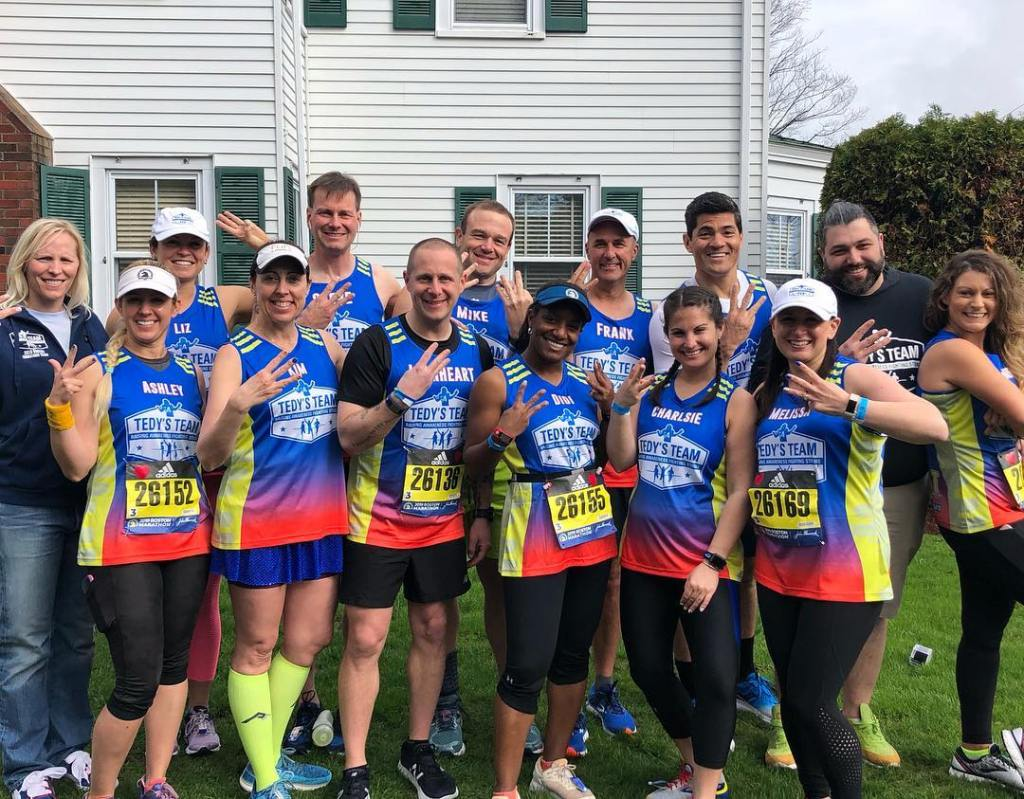
#> input picture image/marathon_01.jpg, 1024 x 799 px
$ python 201face_detection.py
#> lines starting #> are read from the running program, lines starting #| are printed output that depends on the picture; after the words box and inside, x2 and y2 are one past the last pixel; in counts of white or black regions, pixels touching at a corner belong together
import cv2
import numpy as np


# print("OpenCV version:")
# print(cv2.__version__)

img = cv2.imread("image/marathon_01.jpg")
#> img is the input picture: shape (799, 1024, 3); mean B, G, R 112.8, 114.2, 119.7
print("width: {} pixels".format(img.shape[1]))
#| width: 1024 pixels
print("height: {} pixels".format(img.shape[0]))
#| height: 799 pixels
print("channels: {}".format(img.shape[2]))
#| channels: 3

(height, width) = img.shape[:2]
#> height = 799; width = 1024

cv2.imshow("Original Image", img)

# ******************************************

face_cascade_name = '../opencv/haarcascades/haarcascade_frontalface_alt.xml' #face haar
eyes_cascade_name = '../opencv/haarcascades/haarcascade_eye_tree_eyeglasses.xml' #eyes haar

face_cascade = cv2.CascadeClassifier() #함수 지정 [face]
eyes_cascade = cv2.CascadeClassifier() #함수 지정 [eyes]

def detectAndDisplay(frame):
    frame_gray = cv2.cvtColor(frame, cv2.COLOR_BGR2GRAY) #그레이로 전환
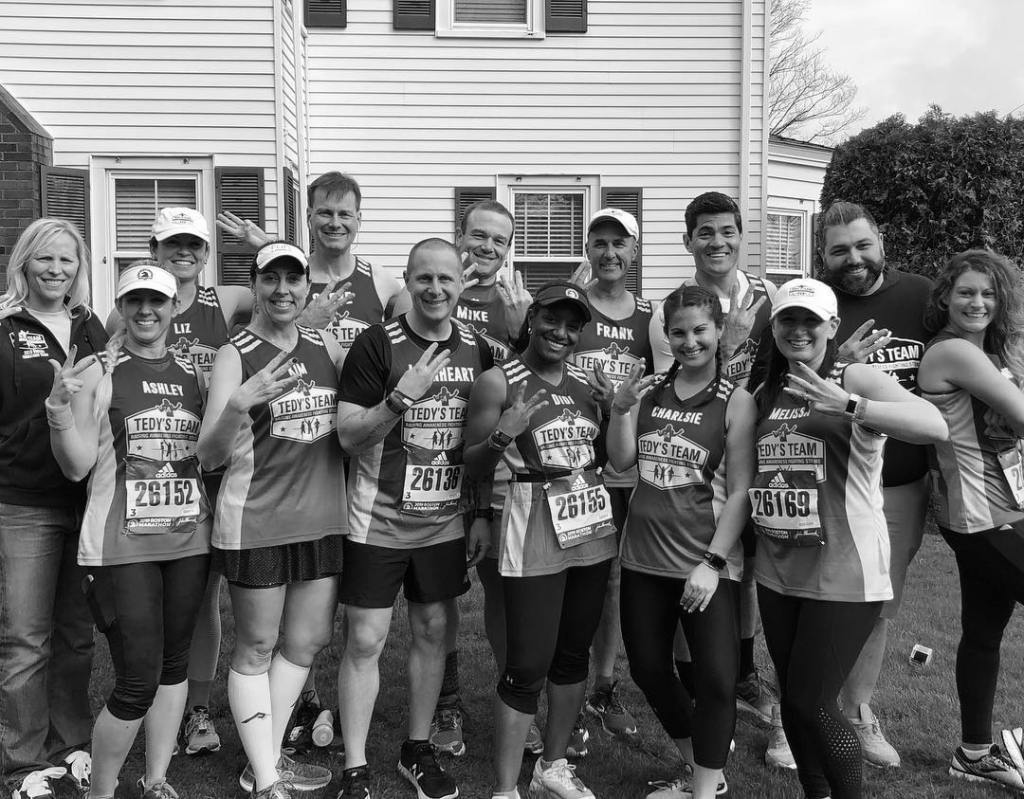
#> frame_gray: shape (799, 1024); min 0, max 255, mean 115.7
    frame_gray = cv2.equalizeHist(frame_gray) #히스토그램 평활화 (히스토그램을 좀 더 평탄하게 만들어줌.)
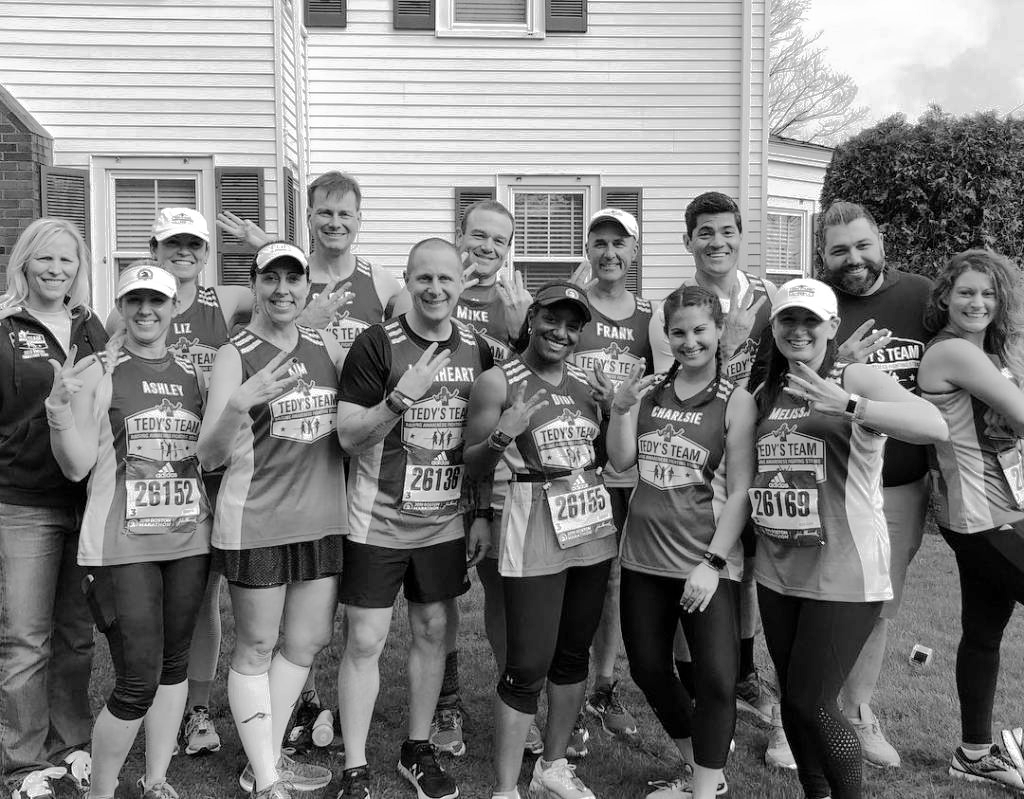
#> frame_gray: shape (799, 1024); min 0, max 255, mean 128.1
    #-- Detect faces
    faces = face_cascade.detectMultiScale(frame_gray) #그레이 사진에 여러 크기의 사물 감지. = 감지 될 때마다 값 출력.
#> faces = [[586, 226, 49, 49], [252, 255, 61, 61], [309, 192, 54, 54], [689, 210, 57, 57], [464, 218, 52, 52], [28, 238, 56, 56], [406, 257, 57, 57], [949, 272, 55, 55], [660, 309, 59, 59], [822, 223, 63, 63], [113, 275, 63, 63]]
    for (x,y,w,h) in faces:
        center = ((x + w)//2, (y + h)//2) #얼굴 센터, x:시작, w:끝부분 느낌.
        frame = cv2.rectangle(frame, (x, y), (x+w, y+h), (0, 255, 0), 4) #얼굴부분 사각형 draw. 여기서 프레임에 여러번 draw하기 위해 자기 자신 언급.
        faceROI = frame_gray[y:y+h,x:x+w] #얼굴 부분 ROI 지정.
        #-- In each face, detect eyes - 각각의 얼굴 속 눈 감지.
        eyes = eyes_cascade.detectMultiScale(faceROI) #얼굴 부분 ROI에 여러 크기의 사물 감지 = 감지될 때마다 값 출력.
        for (x2,y2,w2,h2) in eyes:
            eye_center = ((x + x2 + w2)//2, (y + y2 + h2)//2) #눈 가운데.
            radius = int(round((w2 + h2)*0.25)) #반지름.
            frame = cv2.circle(frame, eye_center, radius, (255, 0, 0 ), 4) #눈 부분에 서클 draw.
        cv2.imshow('Capture - Face detection', frame)
#> this loop made 11 passes
#> (x, y, w, h, center) on passes 1 to 11: (586, 226, 49, 49, (317, 137)), (252, 255, 61, 61, (156, 158)), (309, 192, 54, 54, (181, 123)), (689, 210, 57, 57, (373, 133)), (464, 218, 52, 52, (258, 135)), (28, 238, 56, 56, (42, 147)), (406, 257, 57, 57, (231, 157)), (949, 272, 55, 55, (502, 163)), (660, 309, 59, 59, (359, 184)), (822, 223, 63, 63, (442, 143)), (113, 275, 63, 63, (88, 169))
#> pass 1, in detectAndDisplay, `frame = cv2.rectangle(frame, (x, y), (x+w, y+h), (0, 255, 0), 4)`:
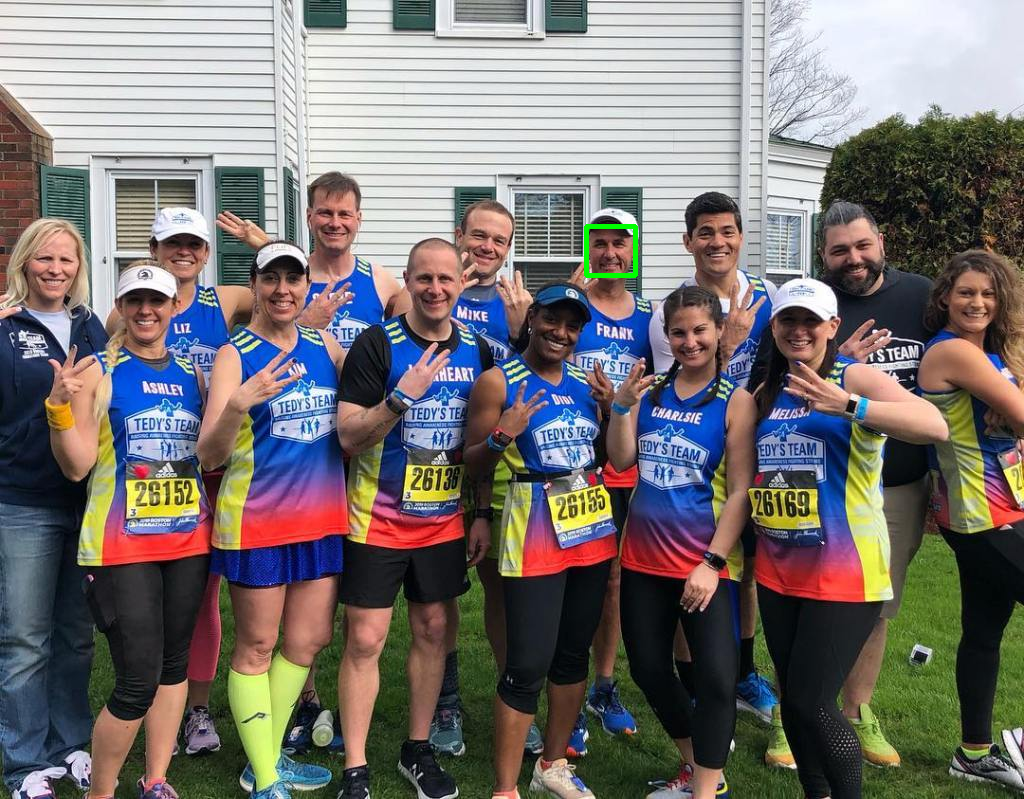
#> frame: shape (799, 1024, 3); 0.12% of pixels changed, all inside (x1, y1, x2, y2) = (584, 224, 638, 278)
#> pass 1, in detectAndDisplay, `faceROI = frame_gray[y:y+h,x:x+w]`:
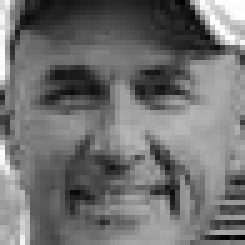
#> faceROI: shape (49, 49) (shown 5 times larger); min 1, max 255, mean 112.5
#> pass 2, in detectAndDisplay, `faceROI = frame_gray[y:y+h,x:x+w]`:
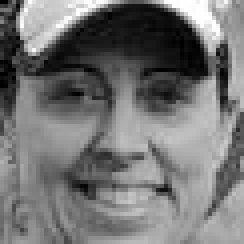
#> faceROI: shape (61, 61) (shown 4 times larger); min 0, max 255, mean 116
#> after the loop:
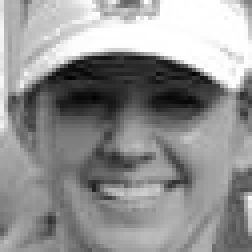
#> faceROI: shape (63, 63) (shown 4 times larger); min 0, max 255, mean 146.3
#> after the loop:
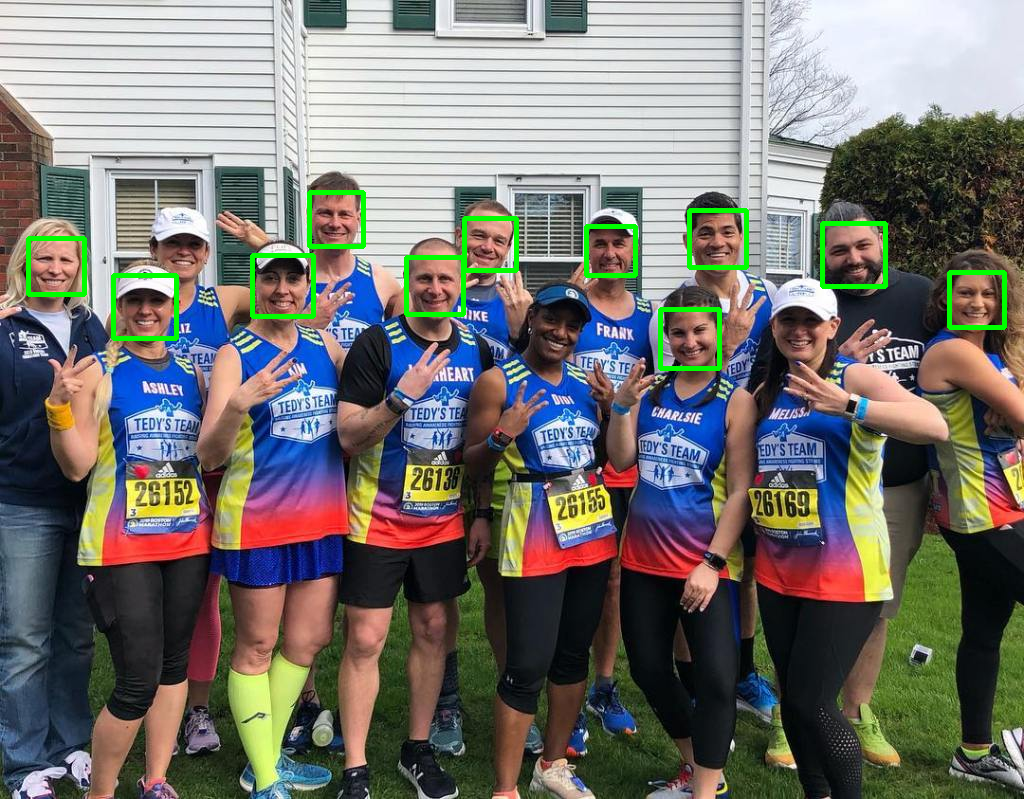
#> frame: shape (799, 1024, 3); mean B, G, R 111.2, 116.4, 117.6


#-- 1. Load the cascades
if not face_cascade.load(cv2.samples.findFile(face_cascade_name)):
    print('--(!)Error loading face cascade')
    exit(0)
if not eyes_cascade.load(cv2.samples.findFile(eyes_cascade_name)):
    print('--(!)Error loading eyes cascade')
    exit(0)


#************************************
detectAndDisplay(img)


cv2.waitKey(0)
cv2.destroyAllWindows()

$ run again, with image/marathon_02.jpg copied over image/marathon_01.jpg
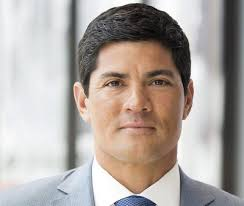
#> input picture image/marathon_02.jpg, 244 x 206 px
#> img is the input picture: shape (206, 244, 3); mean B, G, R 161.8, 166.9, 175.3
#| width: 244 pixels
#| height: 206 pixels
#| channels: 3
#> faces = [[82, 41, 106, 106]]
#> the loop in detectAndDisplay, `for (x,y,w,h) in faces:` made 1 pass
#> (x, y, w, h, center, eyes) on pass 1: (82, 41, 106, 106, (94, 73), [[20, 31, 24, 24], [64, 30, 24, 24]])
#> pass 1, in detectAndDisplay, `faceROI = frame_gray[y:y+h,x:x+w]`:
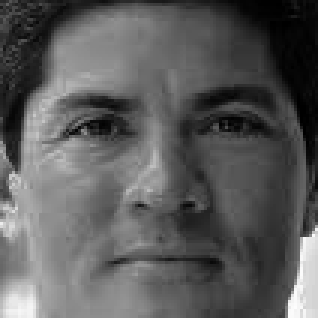
#> faceROI: shape (106, 106) (shown 3 times larger); min 0, max 253, mean 91
#> pass 1, in detectAndDisplay, `cv2.imshow('Capture - Face detection', frame)`:
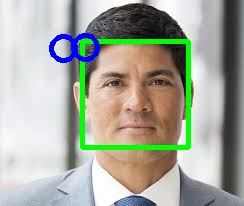
#> window 'Capture - Face detection': shape (206, 244, 3); mean B, G, R 158.7, 170.3, 167.6

$ run again, with image/marathon_03.jpg copied over image/marathon_01.jpg
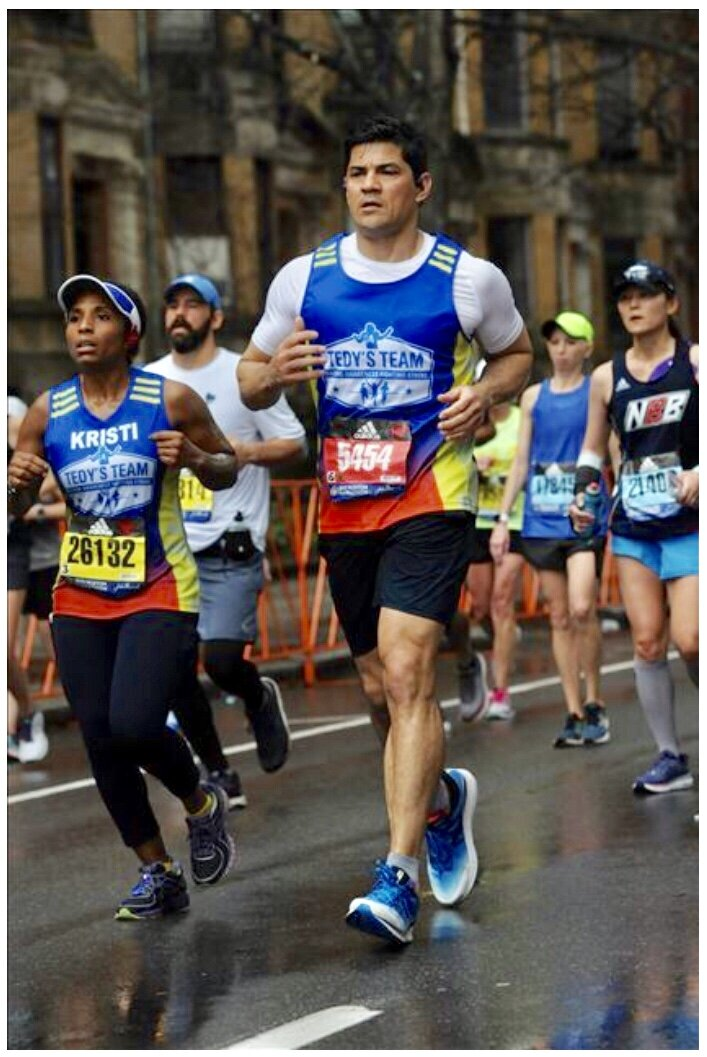
#> input picture image/marathon_03.jpg, 707 x 1057 px
#> img is the input picture: shape (1057, 707, 3); mean B, G, R 82.6, 86.1, 92.2
#| width: 707 pixels
#| height: 1057 pixels
#| channels: 3
#> in detectAndDisplay, `frame_gray = cv2.equalizeHist(frame_gray)`:
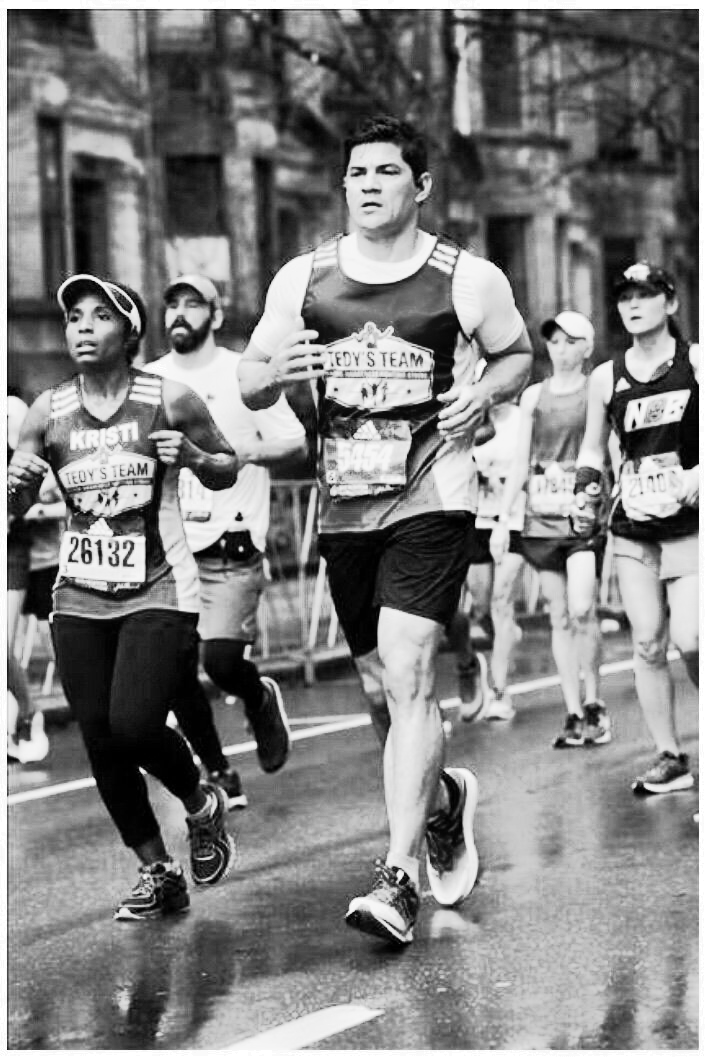
#> frame_gray: shape (1057, 707); min 0, max 255, mean 128
#> faces = [[157, 288, 48, 48], [611, 278, 52, 52], [56, 292, 63, 63], [334, 142, 78, 78]]
#> the loop in detectAndDisplay, `for (x,y,w,h) in faces:` made 4 passes
#> (x, y, w, h, center) on passes 1 to 4: (157, 288, 48, 48, (102, 168)), (611, 278, 52, 52, (331, 165)), (56, 292, 63, 63, (59, 177)), (334, 142, 78, 78, (206, 110))
#> after the loop in detectAndDisplay, `for (x,y,w,h) in faces:`:
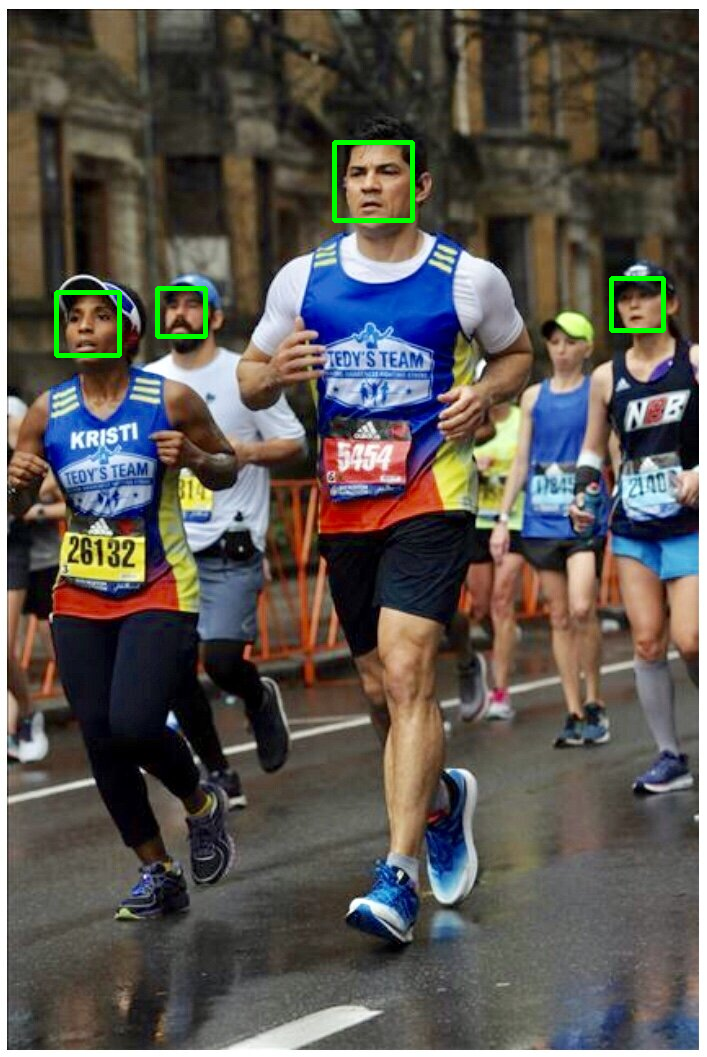
#> frame: shape (1057, 707, 3); mean B, G, R 82.3, 87.3, 91.8

$ run again, with image/soccer_01.jpg copied over image/marathon_01.jpg
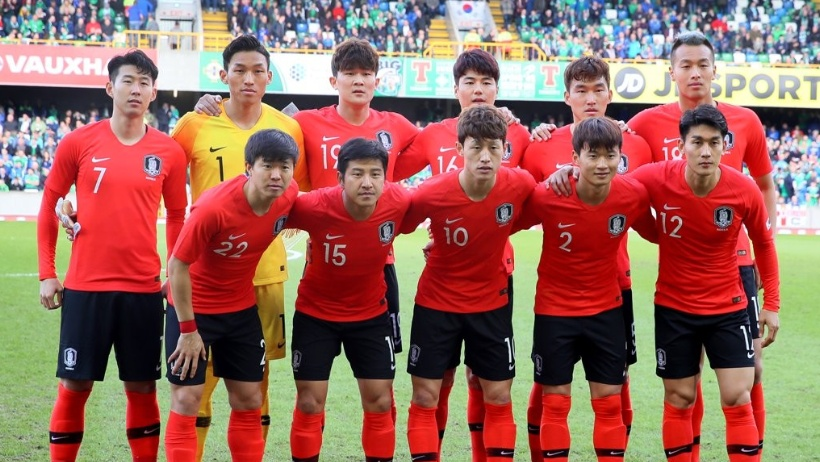
#> input picture image/soccer_01.jpg, 820 x 462 px
#> img is the input picture: shape (462, 820, 3); mean B, G, R 93.8, 104.6, 154.3
#| width: 820 pixels
#| height: 462 pixels
#| channels: 3
#> faces = [[455, 64, 46, 46], [579, 140, 46, 46], [670, 46, 51, 51], [336, 56, 45, 45], [112, 64, 48, 48], [253, 150, 46, 46], [340, 154, 53, 53], [223, 51, 52, 52], [566, 72, 48, 48], [681, 123, 50, 50], [462, 131, 48, 48]]
#> the loop in detectAndDisplay, `for (x,y,w,h) in faces:` made 11 passes
#> (x, y, w, h, center) on passes 1 to 8: (455, 64, 46, 46, (250, 55)), (579, 140, 46, 46, (312, 93)), (670, 46, 51, 51, (360, 48)), (336, 56, 45, 45, (190, 50)), (112, 64, 48, 48, (80, 56)), (253, 150, 46, 46, (149, 98)), (340, 154, 53, 53, (196, 103)), (223, 51, 52, 52, (137, 51))
#> after the loop in detectAndDisplay, `for (x,y,w,h) in faces:`:
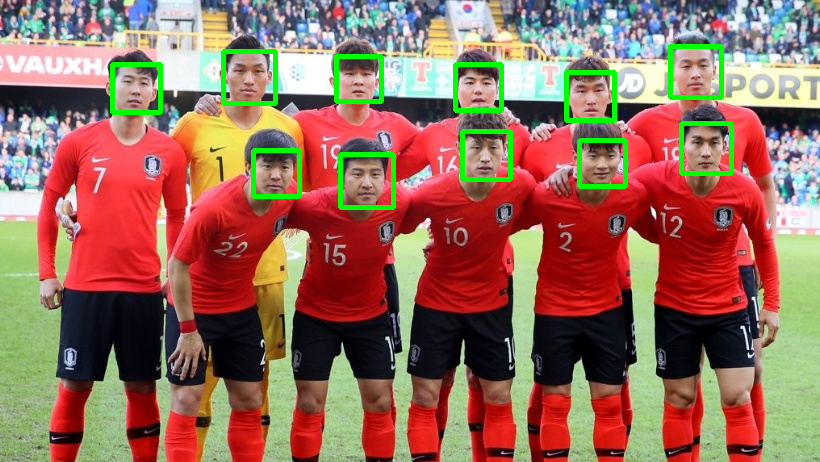
#> frame: shape (462, 820, 3); mean B, G, R 90.8, 108.7, 150.2
